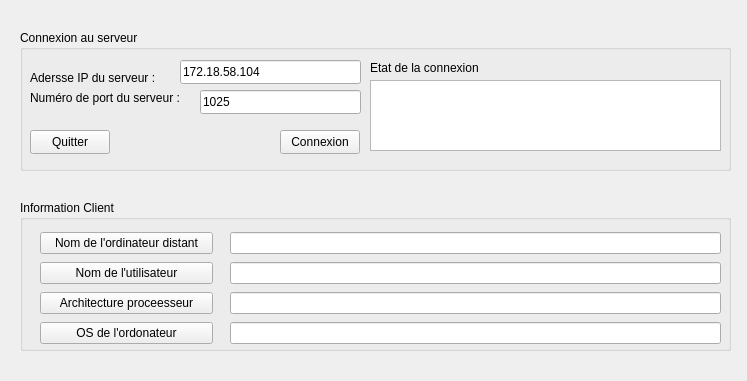
<?xml version="1.0" encoding="UTF-8"?>
<ui version="4.0">
 <class>ClientWidget</class>
 <widget class="QWidget" name="ClientWidget">
  <property name="geometry">
   <rect>
    <x>0</x>
    <y>0</y>
    <width>747</width>
    <height>381</height>
   </rect>
  </property>
  <property name="windowTitle">
   <string>ClientWidget</string>
  </property>
  <widget class="QGroupBox" name="groupBox_connexion">
   <property name="geometry">
    <rect>
     <x>20</x>
     <y>30</y>
     <width>711</width>
     <height>141</height>
    </rect>
   </property>
   <property name="title">
    <string>Connexion au serveur</string>
   </property>
   <widget class="QLabel" name="label_adresseIP">
    <property name="geometry">
     <rect>
      <x>10</x>
      <y>40</y>
      <width>141</width>
      <height>16</height>
     </rect>
    </property>
    <property name="text">
     <string>Adersse IP du serveur :</string>
    </property>
   </widget>
   <widget class="QLabel" name="label">
    <property name="geometry">
     <rect>
      <x>10</x>
      <y>60</y>
      <width>171</width>
      <height>16</height>
     </rect>
    </property>
    <property name="text">
     <string>Numéro de port du serveur :</string>
    </property>
   </widget>
   <widget class="QPushButton" name="pushButton_quitter">
    <property name="geometry">
     <rect>
      <x>10</x>
      <y>100</y>
      <width>80</width>
      <height>24</height>
     </rect>
    </property>
    <property name="text">
     <string>Quitter</string>
    </property>
   </widget>
   <widget class="QPushButton" name="pushButton_connexion">
    <property name="geometry">
     <rect>
      <x>260</x>
      <y>100</y>
      <width>80</width>
      <height>24</height>
     </rect>
    </property>
    <property name="text">
     <string>Connexion</string>
    </property>
   </widget>
   <widget class="QLineEdit" name="lineEdit_adresse">
    <property name="geometry">
     <rect>
      <x>160</x>
      <y>30</y>
      <width>181</width>
      <height>24</height>
     </rect>
    </property>
    <property name="text">
     <string>172.18.58.104</string>
    </property>
   </widget>
   <widget class="QLineEdit" name="lineEdit_port">
    <property name="geometry">
     <rect>
      <x>180</x>
      <y>60</y>
      <width>161</width>
      <height>24</height>
     </rect>
    </property>
    <property name="text">
     <string>1025</string>
    </property>
   </widget>
   <widget class="QLabel" name="label_etat">
    <property name="geometry">
     <rect>
      <x>350</x>
      <y>30</y>
      <width>131</width>
      <height>16</height>
     </rect>
    </property>
    <property name="text">
     <string>Etat de la connexion</string>
    </property>
   </widget>
   <widget class="QTextEdit" name="lineEdit_etat">
    <property name="geometry">
     <rect>
      <x>350</x>
      <y>50</y>
      <width>351</width>
      <height>71</height>
     </rect>
    </property>
   </widget>
  </widget>
  <widget class="QGroupBox" name="groupBox_client">
   <property name="geometry">
    <rect>
     <x>20</x>
     <y>200</y>
     <width>711</width>
     <height>151</height>
    </rect>
   </property>
   <property name="title">
    <string>Information Client</string>
   </property>
   <widget class="QWidget" name="">
    <property name="geometry">
     <rect>
      <x>20</x>
      <y>30</y>
      <width>173</width>
      <height>116</height>
     </rect>
    </property>
    <layout class="QVBoxLayout" name="verticalLayout">
     <item>
      <widget class="QPushButton" name="pushButton_nomOrdi">
       <property name="text">
        <string>Nom de l'ordinateur distant</string>
       </property>
      </widget>
     </item>
     <item>
      <widget class="QPushButton" name="pushButton_nomUti">
       <property name="text">
        <string>Nom de l'utilisateur</string>
       </property>
      </widget>
     </item>
     <item>
      <widget class="QPushButton" name="pushButton_proco">
       <property name="text">
        <string>Architecture proceesseur</string>
       </property>
      </widget>
     </item>
     <item>
      <widget class="QPushButton" name="pushButton_os">
       <property name="text">
        <string>OS de l'ordonateur</string>
       </property>
      </widget>
     </item>
    </layout>
   </widget>
   <widget class="QWidget" name="">
    <property name="geometry">
     <rect>
      <x>210</x>
      <y>30</y>
      <width>491</width>
      <height>116</height>
     </rect>
    </property>
    <layout class="QVBoxLayout" name="verticalLayout_2">
     <item>
      <widget class="QLineEdit" name="lineEdit_nomOrdi"/>
     </item>
     <item>
      <widget class="QLineEdit" name="lineEdit_nomUti"/>
     </item>
     <item>
      <widget class="QLineEdit" name="lineEdit_proco"/>
     </item>
     <item>
      <widget class="QLineEdit" name="lineEdit_os"/>
     </item>
    </layout>
   </widget>
  </widget>
 </widget>
 <resources/>
 <connections>
  <connection>
   <sender>pushButton_quitter</sender>
   <signal>clicked()</signal>
   <receiver>ClientWidget</receiver>
   <slot>close()</slot>
   <hints>
    <hint type="sourcelabel">
     <x>86</x>
     <y>143</y>
    </hint>
    <hint type="destinationlabel">
     <x>201</x>
     <y>182</y>
    </hint>
   </hints>
  </connection>
 </connections>
</ui>
